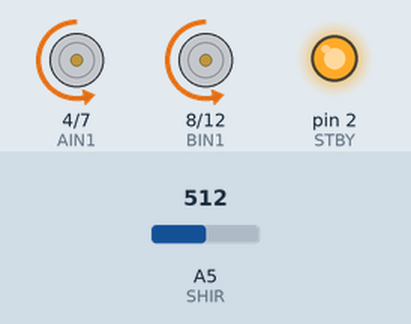
A sketch run on a simulated Arduino Uno, built with avr-gcc and run on an emulated ATmega328P. Parts: motor-driver pin pairs drawn as motors (green arrow = first pin HIGH = forward, orange = second pin HIGH = backward, longer = more drive, scaled by the enable pin, stopped while the standby pin is LOW), output pins drawn as LEDs (lit = HIGH). The inputs (shaded band) are chosen by the test bench; at power-on: A5 (SHIR) = 512.

Above: at 2.5 s.
2.6 s: A5 (SHIR) set to 411
At 3.3 s:
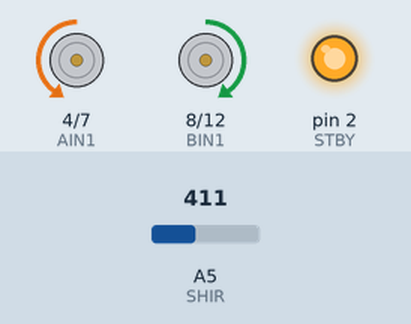
6.1 s: A5 (SHIR) set to 389
At 7.2 s:
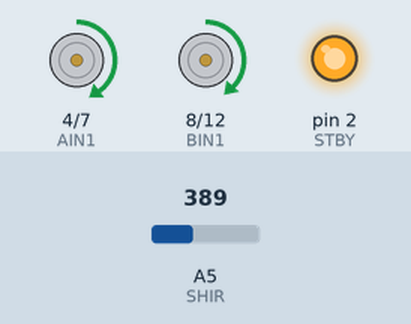
8.4 s: A5 (SHIR) set to 511
At 8.8 s:
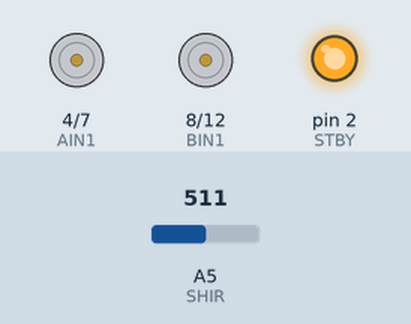
Timing chart, 0 to 18.1 s (numbered marks = the images above; inputs shaded):
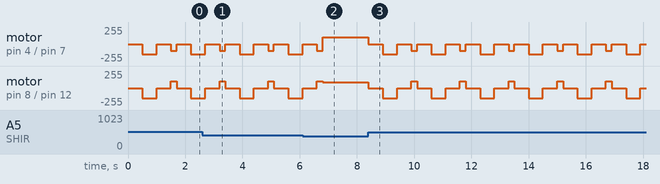

The sketch:

Programma_Robot_mod.ino
```cpp
// Robot beginner
// pin collegati al driver per i motori TB6612FNG
//cambiare i pin di collegamento+aggiungere quelli del sensore ultrasuoni.
#define PWMA 3
#define PWMB 9
#define AIN1 4
#define AIN2 7
#define BIN1 8
#define BIN2 12
#define STBY 2

// valore di distanza che il sensore deve rilevare per scansare l’ostacolo
#define SENSIBILITA 400

// pin analogico a cui é collegato il segnale del sensore SHARP GP2Y0A21YK
int SHIR = A5;// DICHIARAZIONE INFRAROSSI

void setup()
{
  // linee 01-07 OUTPUT per inviare segnali al driver motori
  pinMode( STBY,OUTPUT );
  pinMode( PWMA,OUTPUT );
  pinMode( PWMB,OUTPUT );
  pinMode( AIN1,OUTPUT );
  pinMode( AIN2,OUTPUT );
  pinMode( BIN1,OUTPUT );
  pinMode( BIN2,OUTPUT );

  // pin A5 INPUT a cui è collegato il sensore
  pinMode( SHIR,INPUT );

  // pin STBY portato a livello HIGH per consentire alla scheda motori di lavorare
  digitalWrite( STBY,HIGH ); // CALCOLO DISTANZA DA OSTACOLO
}

void loop()
{
  // lettura sensore
  int dist = analogRead(SHIR);
  if ( dist > SENSIBILITA ) { gira(); } 	// ostacolo, manovra per girare
  else                      { avanti(); }	// prosegui
}

void avanti()	// faccio avanzare il robot
{
    digitalWrite( AIN1,HIGH ); //tipo di rotazione ruota
    digitalWrite( AIN2,LOW );
    digitalWrite( BIN1,HIGH );
    digitalWrite( BIN2,LOW );

    analogWrite( PWMA,100 );
    analogWrite( PWMB,90 );
}

void indietro()	// faccio indietreggiare il robot
{
    digitalWrite( AIN1,LOW );
    digitalWrite( AIN2,HIGH );
    digitalWrite( BIN1,LOW );
    digitalWrite( BIN2,HIGH );

    analogWrite( PWMA,150 );
    analogWrite( PWMB,150 );
}

void alt()	// ferma il robot
{
    analogWrite( PWMA,50 );
    analogWrite( PWMB,250 );

    digitalWrite( AIN1,LOW );
    digitalWrite( AIN2,LOW );
    digitalWrite( BIN1,LOW );
    digitalWrite( BIN2,LOW );
}

void gira()	// ferma, fa indietreggiare e cambia la direzione del robot
{
  // STOP x 1/2 sec
  alt();
  delay( 500 );

  // INDIETRO x 1/2 secondo
  indietro();
  delay( 500 );

  // STOP x 1/2 sec
  alt();
  delay( 500 );

  // Gira
  digitalWrite( AIN1,LOW );
  digitalWrite( AIN2,HIGH );
  digitalWrite( BIN1,HIGH );
  digitalWrite( BIN2,LOW );

  analogWrite( PWMA,100 );
  analogWrite( PWMB,100 );

  delay( 200 );
}
```

Measured:
- the behaviour switches between 401 and 400 on A5 (SHIR) (found by bisection; images 1 and 2)
